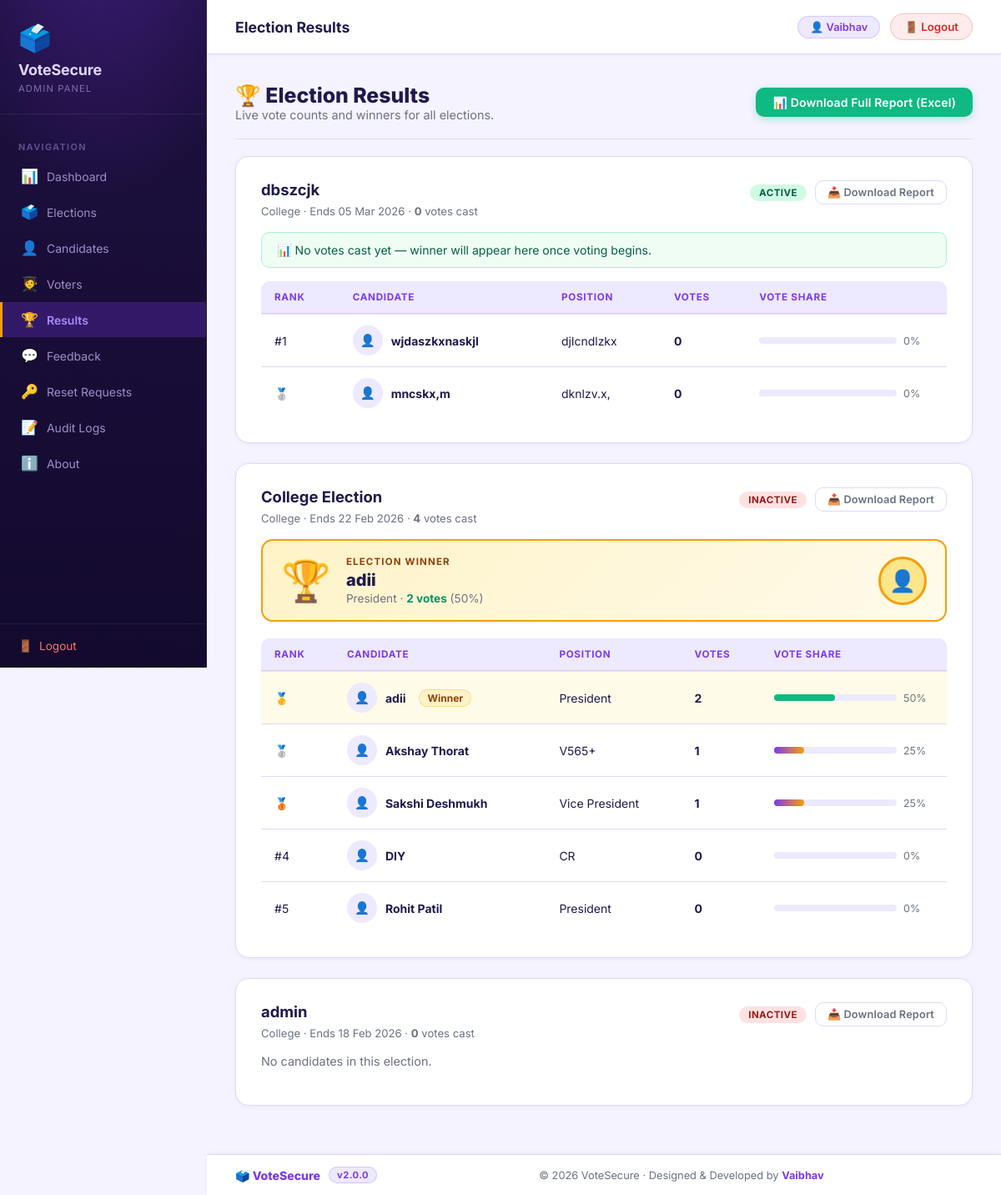
/admin/results.php (signed in), run on the app's committed database.
### tables this page shows
CREATE TABLE `elections` (
  `id` int(11) NOT NULL,
  `title` varchar(255) NOT NULL,
  `type` varchar(100) NOT NULL,
  `start_date` date NOT NULL,
  `end_date` date NOT NULL,
  `status` varchar(20) DEFAULT 'Inactive',
  `winner_id` int(11) DEFAULT NULL
);

CREATE TABLE `candidates` (
  `id` int(11) NOT NULL,
  `name` varchar(100) NOT NULL,
  `position` varchar(100) NOT NULL,
  `election_id` int(11) NOT NULL,
  `image` varchar(255) DEFAULT NULL
);

### admin/results.php (the view, shortened to what this page needs)
<?php
include("../config/database.php");
include("includes/header.php");
$elections = $conn->query("SELECT * FROM elections ORDER BY id DESC")->fetch_all(MYSQLI_ASSOC);
?>
<div style="display:flex;align-items:center;justify-content:space-between;flex-wrap:wrap;gap:12px;margin-bottom:6px;">
    <div>
        <h1 class="page-title" style="margin-bottom:0;">🏆 Election Results</h1>
        <p class="page-subtitle" style="margin-bottom:0;">Live vote counts and winners for all elections.</p>
    </div>
    <a href="export_results.php" class="btn btn-success" style="gap:8px;" target="_blank">
        📊 Download Full Report (Excel)
    </a>
</div>
<hr class="divider">
<?php foreach ($elections as $election):
    $eid = (int)$election['id'];
    $cands = $conn->query(
        "SELECT c.id, c.name, c.position, c.image, COUNT(v.id) AS votes
         FROM candidates c
         LEFT JOIN votes v ON c.id = v.candidate_id
         WHERE c.election_id = $eid
         GROUP BY c.id
         ORDER BY votes DESC"
    )->fetch_all(MYSQLI_ASSOC);
    $total_votes = array_sum(array_column($cands, 'votes'));
    $max_votes   = !empty($cands) ? (int)$cands[0]['votes'] : 0;
    $winner      = ($max_votes > 0 && !empty($cands)) ? $cands[0] : null;
?>
<div class="card">
    <div style="display:flex;align-items:flex-start;justify-content:space-between;gap:12px;margin-bottom:16px;flex-wrap:wrap;">
        <div>
            <h2 style="font-size:1.15rem;font-weight:700;margin:0 0 4px;">
                <?php echo htmlspecialchars($election['title']); ?>
            </h2>
            <span style="font-size:.82rem;color:#6b7280;">
                <?php echo htmlspecialchars($election['type']); ?> ·
                Ends <?php echo date('d M Y', strtotime($election['end_date'])); ?> ·
                <strong><?php echo $total_votes; ?></strong> votes cast
            </span>
        </div>
        <div style="display:flex;align-items:center;gap:10px;">
            <span class="badge <?php echo $election['status']==='Active' ? 'badge-success' : 'badge-danger'; ?>">
                <?php echo $election['status']; ?>
            </span>
            <a href="export_results.php?election=<?php echo $eid; ?>"
               class="btn btn-outline btn-sm" target="_blank"
               title="Download Excel report for this election only">
                📥 Download Report
            </a>
        </div>
    </div>
    <?php if ($winner): ?>
    <div style="
        background: linear-gradient(135deg, #fef3c7, #fffbeb);
        border: 2px solid #f59e0b;
        border-radius: 14px;
        padding: 18px 22px;
        margin-bottom: 20px;
        display: flex;
        align-items: center;
        gap: 18px;
    ">
        <div style="font-size:3rem;line-height:1;flex-shrink:0;">🏆</div>
        <div>
            <div style="font-size:.72rem;font-weight:700;text-transform:uppercase;letter-spacing:.1em;color:#92400e;margin-bottom:3px;">
                Election Winner
            </div>
            <div style="font-size:1.25rem;font-weight:800;color:#1e1b4b;">
                <?php echo htmlspecialchars($winner['name']); ?>
            </div>
            <div style="font-size:.85rem;color:#6b7280;margin-top:2px;">
                <?php echo htmlspecialchars($winner['position']); ?> ·
                <strong style="color:#059669;"><?php echo $winner['votes']; ?> votes</strong>
                (<?php echo ($total_votes > 0) ? round(($winner['votes']/$total_votes)*100,1) : 0; ?>%)
            </div>
        </div>
        <?php if (!empty($winner['image'])): ?>
        <div style="width:58px;height:58px;border-radius:50%;background:#fde68a;display:none;align-items:center;justify-content:center;font-size:1.6rem;margin-left:auto;border:3px solid #f59e0b;">👤</div>
        <?php else: ?>
        <div style="width:58px;height:58px;border-radius:50%;background:#fde68a;display:flex;align-items:center;justify-content:center;font-size:1.6rem;margin-left:auto;border:3px solid #f59e0b;">👤</div>
        <?php endif; ?>
    </div>
    <?php elseif (empty($cands)): ?>
        <p style="color:#6b7280;font-size:.9rem;margin-bottom:16px;">No candidates in this election.</p>
    <?php else: ?>
        <div style="background:#f0fdf4;border:1px solid #a7f3d0;border-radius:10px;padding:12px 18px;margin-bottom:16px;font-size:.88rem;color:#065f46;">
            📊 No votes cast yet — winner will appear here once voting begins.
        </div>
    <?php endif; ?>
    <?php if (!empty($cands)): ?>
    <div class="table-wrap">
        <table class="data-table">
            <thead>
                <tr>
                    <th>Rank</th>
                    <th>Candidate</th>
                    <th>Position</th>
                    <th>Votes</th>
                    <th>Vote Share</th>
                </tr>
            </thead>
            <tbody>
            <?php foreach ($cands as $i => $row):
                $pct    = ($total_votes > 0) ? round(($row['votes'] / $total_votes) * 100, 1) : 0;
                $is_win = ($max_votes > 0 && $row['votes'] == $max_votes);
            ?>
            <tr <?php echo $is_win ? 'class="winner-row"' : ''; ?>>
                <td>
                    <?php
                    if ($is_win)   echo '🥇';
                    elseif ($i===1) echo '🥈';
                    elseif ($i===2) echo '🥉';
                    else           echo '#'.($i+1);
                    ?>
                </td>
                <td>
                    <div style="display:flex;align-items:center;gap:10px;">
                        <?php if (!empty($row['image'])): ?>
                            <div style="width:36px;height:36px;border-radius:50%;background:#ede9fe;display:none;align-items:center;justify-content:center;font-size:.9rem;">👤</div>
                        <?php else: ?>
                            <div style="width:36px;height:36px;border-radius:50%;background:#ede9fe;display:flex;align-items:center;justify-content:center;font-size:.9rem;">👤</div>
                        <?php endif; ?>
                        <strong><?php echo htmlspecialchars($row['name']); ?></strong>
                        <?php if ($is_win): ?><span class="winner-label">Winner</span><?php endif; ?>
                    </div>
                </td>
                <td><?php echo htmlspecialchars($row['position']); ?></td>
                <td><strong><?php echo $row['votes']; ?></strong></td>
                <td style="min-width:140px;">
                    <div style="display:flex;align-items:center;gap:8px;">
                        <div class="progress-bar-wrap" style="flex:1;">
                            <div class="progress-bar-fill"
                                 style="width:<?php echo $pct; ?>%;<?php echo $is_win?'background:var(--success)':''; ?>">
                            </div>
                        </div>
                        <span style="font-size:.78rem;color:#6b7280;width:36px;"><?php echo $pct; ?>%</span>
                    </div>
                </td>
            </tr>
            <?php endforeach; ?>
            </tbody>
        </table>
    </div>
    <?php endif; ?>
</div>
<?php endforeach; ?>
<?php include("includes/footer.php"); ?>

### assets/css/admin.css (style rules this page uses)
:root { --primary: #7c3aed; --primary-dark: #6d28d9; --primary-deeper: #5b21b6; --primary-light: #ede9fe; --primary-glow: rgba(124, 58, 237, .22); --accent: #f59e0b; --accent-dark: #d97706; --accent-light: #fef3c7; --success: #10b981; --success-dark: #059669; --danger: #ef4444; --danger-dark: #dc2626; --warning: #f59e0b; --sidebar-bg: #1e1040; --sidebar-w: 248px; --text-main: #1e1b4b; --text-muted: #6b7280; --bg-page: #f5f3ff; --bg-card: #ffffff; --border: #e0d9f7; --radius-sm: 10px; --radius-md: 16px; --radius-lg: 22px; --shadow-sm: 0 1px 4px rgba(124, 58, 237, .08); --shadow-md: 0 4px 18px rgba(124, 58, 237, .13); --shadow-lg: 0 12px 44px rgba(124, 58, 237, .18); --transition: 0.22s ease; }
*, *::before, *::after { box-sizing: border-box; margin: 0; padding: 0; }
body { font-family: 'Inter', Arial, sans-serif; background: var(--bg-page); color: var(--text-main); min-height: 100vh; display: flex; }
a { color: var(--primary); text-decoration: none; }
.page-title { font-size: 1.55rem; font-weight: 800; color: var(--text-main); margin-bottom: 4px; }
.page-subtitle { font-size: .9rem; color: var(--text-muted); margin-bottom: 30px; }
.card { background: var(--bg-card); border: 1px solid var(--border); border-radius: var(--radius-md); padding: 28px 30px; box-shadow: var(--shadow-sm); margin-bottom: 24px; }
.btn { display: inline-flex; align-items: center; gap: 6px; padding: 9px 20px; border-radius: var(--radius-sm); font-size: .875rem; font-weight: 600; cursor: pointer; border: none; text-decoration: none; transition: background var(--transition), transform var(--transition), box-shadow var(--transition); font-family: inherit; letter-spacing: .01em; }
.btn-success { background: var(--success); color: #fff; box-shadow: 0 3px 10px rgba(16, 185, 129, .3); }
.btn-outline { background: transparent; border: 1.5px solid var(--border); color: var(--text-muted); }
.btn-sm { padding: 6px 14px; font-size: .8rem; }
.table-wrap { overflow-x: auto; border-radius: var(--radius-sm); }
table.data-table { width: 100%; border-collapse: collapse; font-size: .875rem; }
table.data-table th { background: var(--primary-light); padding: 12px 16px; text-align: left; font-size: .73rem; font-weight: 700; color: var(--primary); text-transform: uppercase; letter-spacing: .06em; border-bottom: 2px solid rgba(124, 58, 237, .15); }
table.data-table td { padding: 13px 16px; border-bottom: 1px solid var(--border); color: var(--text-main); vertical-align: middle; }
table.data-table tr:last-child td { border-bottom: none; }
.badge { display: inline-block; padding: 3px 11px; border-radius: 50px; font-size: .72rem; font-weight: 700; text-transform: uppercase; letter-spacing: .04em; }
.badge-success { background: #d1fae5; color: #065f46; }
.badge-danger { background: #fee2e2; color: #991b1b; }
.winner-row td { background: #fefce8 !important; }
.winner-label { font-size: .75rem; font-weight: 700; color: #92400e; background: var(--accent-light); padding: 2px 9px; border-radius: 50px; margin-left: 6px; border: 1px solid rgba(245, 158, 11, .3); }
.progress-bar-wrap { background: var(--primary-light); border-radius: 50px; height: 8px; min-width: 100px; }
.progress-bar-fill { height: 8px; border-radius: 50px; background: linear-gradient(90deg, var(--primary), var(--accent)); transition: width .6s ease; }
.divider { border: none; border-top: 1px solid var(--border); margin: 20px 0; }

### data on the page
elections: title "dbszcjk", type "College", end_date "05 Mar 2026", total_votes "0", status "ACTIVE", shows "📊 No votes cast yet — winner will appear here once voting begins."
candidates: name "wjdaszkxnaskjl", position "djlcndlzkx", votes "0", pct "0"
candidates: name "mncskx,m", position "dknlzv.x,", votes "0", pct "0"
elections: title "College Election", type "College", end_date "22 Feb 2026", total_votes "4", status "INACTIVE", candidates.name "adii", candidates.position "President", votes "2", votes "50"
candidates: name "adii", shows "Winner", position "President", votes "2", pct "50"
candidates: name "Akshay Thorat", position "V565+", votes "1", pct "25"
candidates: name "Sakshi Deshmukh", position "Vice President", votes "1", pct "25"
candidates: name "DIY", position "CR", votes "0", pct "0"
candidates: name "Rohit Patil", position "President", votes "0", pct "0"
elections: title "admin", type "College", end_date "18 Feb 2026", total_votes "0", status "INACTIVE", shows "No candidates in this election."

### other printed values
$item['icon'] "📊"
$item['label'] "Dashboard"
$item['icon'] "🗳️"
$item['label'] "Elections"
$item['icon'] "👤"
$item['label'] "Candidates"
$item['icon'] "🧑‍🎓"
$item['label'] "Voters"
$item['icon'] "🏆"
$item['label'] "Results"
$item['icon'] "💬"
$item['label'] "Feedback"
$item['icon'] "🔑"
$item['label'] "Reset Requests"
$item['icon'] "📝"
